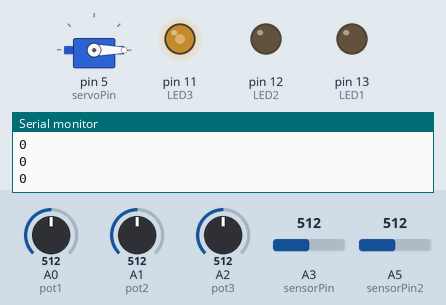
A sketch run on a simulated Arduino Uno, built with avr-gcc and run on an emulated ATmega328P. On the bench: servo, output pins drawn as LEDs (lit = HIGH), the last lines printed to the serial monitor. The inputs (shaded band) are chosen by the test bench; at power-on: A3 (sensorPin) = 512, A0 (pot1) = 512, A1 (pot2) = 512, A2 (pot3) = 512, A5 (sensorPin2) = 512.

Above: at 1.2 s.
1.3 s: A3 (sensorPin) set to 528
At 2.2 s:
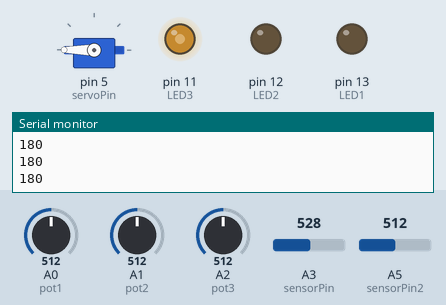
2.8 s: A0 (pot1) set to 521
At 3.8 s:
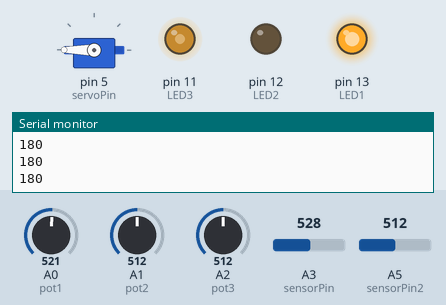
4.3 s: A1 (pot2) set to 531
At 5.4 s:
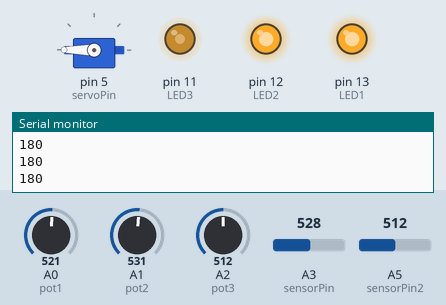
5.8 s: A2 (pot3) set to 716
At 7.0 s:
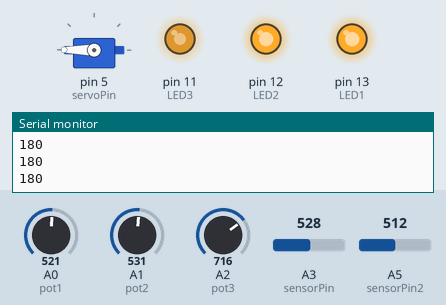
7.3 s: A5 (sensorPin2) set to 716
At 8.5 s:
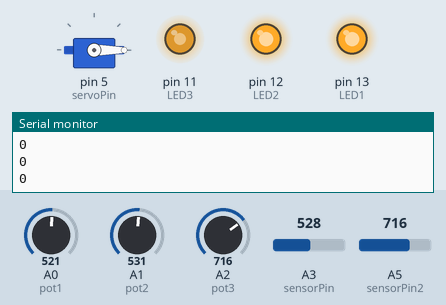
8.8 s: A0 (pot1) set to 306
At 10.2 s:
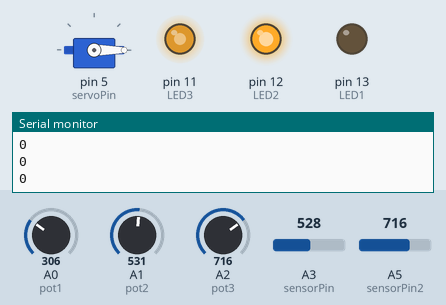
Timing chart, 0 to 11.3 s (numbered marks = the images above; inputs shaded):
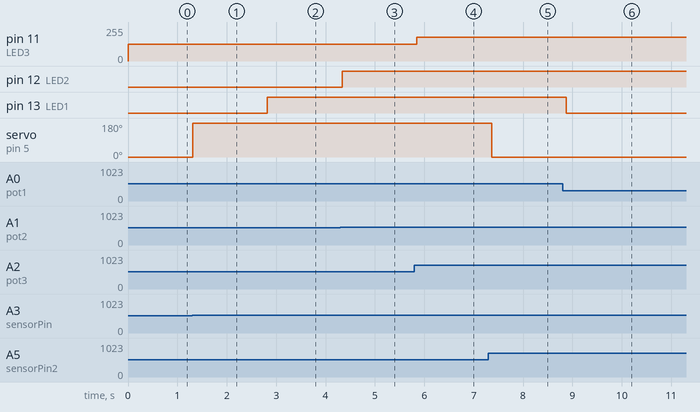

The sketch:

midterm.ino
```cpp
#include <Servo.h> //from "Knob" code examples

Servo myservo;

// 3 potentiometers to control the color of the RGB LED
int pot1 = A0; //potentiometer 1 to A0
int pot2 = A1; //potentiometer 2 to A1
int pot3 = A2; //potentiometer 3 to A2

// RGB LED
int LED1 = 13; //led G to 13
int LED2 = 12; //led R to 12
int LED3 = 11; //led B to 11

const int inMinVal = 0, inMaxVal = 1023;  // Values that define the maximum and minimum value returned from the potentiometer reading

int sensorPin = A3; // analog pin used to connect potentiometer 1
int sensorPin2 = A5; // analog pin used to connect potentiometer 2
int servoPin  = 5; //servo to 5

int sensorValue = 0;
int servoGrad = 90;

void setup() {
  // put your setup code here, to run once:
  Serial.begin(9600);
  // Loop on all pins ( 3 values: Red, Green and Blue )
  pinMode(pot1, INPUT);
  pinMode(pot2, INPUT);
  pinMode(pot3, INPUT);
  pinMode(LED1, OUTPUT);
  pinMode(LED2, OUTPUT);
  pinMode(LED3, OUTPUT);
  pinMode( sensorPin, INPUT);
  pinMode( sensorPin2, INPUT);
  myservo.attach( servoPin );
  myservo.write( servoGrad );
  Serial.begin(9600);
}

void loop() {
  // put your main code here, to run repeatedly:
  int TMP1 = analogRead(A0);
  int TMP2 = analogRead(A1);
  int TMP3 = analogRead(A2);

// Using potentiometers to control RGB LED color range
  int new1 = map(TMP1, 0, 1023, 0, 255);
  int new2 = map(TMP2, 0, 1023, 0, 255);
  int new3 = map(TMP3, 0, 1023, 0, 255);

// enables A0 potentiometer to control LED G, enables A1 potentiometer to control LED R, enables A2 potentiometer to control LED B
  analogWrite(LED1, new1);
  analogWrite(LED2, new2);
  analogWrite(LED3, new3);

// Used to check if the potentiometers work using serial monitor
  //  Serial.print("potentiometer1 = ");
  //  Serial.print(TMP1);
  //  Serial.print(" | ");
  //  Serial.print("potentiometer2 = ");
  //  Serial.print(TMP2);
  //  Serial.print(" | ");
  //  Serial.print("potentiometer3 = ");
  //  Serial.println(TMP3);
  int tmp1 = analogRead(A3);
  // Serial.print(tmp1);
  int tmp2 = analogRead(A5);
  // Serial.print("\t");
  //  Serial.println(tmp2);

// allows for the servo motor to rotate 180degress when light is shone on one potentiometer and 0degree when the light is shone on the second potentiometer.
  if (tmp1 > tmp2)
  {
    Serial.println("180");
    myservo.write(180); // sets the servo position according to the scaled value which is 180
  }
  else
  {
    Serial.println("0");
    myservo.write(0); // sets the servo position according to the scaled value which is 0
  }
  //100ms delay
  delay(100); //// waits for the servo to get there
}

// REFERENCE
// https://www.hackster.io/Rick_Findus/arduino-sunflower-c4fd84 inspiration
// https://create.arduino.cc/projecthub/shakram02/arduino-color-mixer-d6264a?ref=tag&ref_id=games&offset=44 inspiration
// "sweep" from example code servo to enable the sunflower to rotate
```

Measured:
- the behaviour switches between 512 and 513 on A3 (sensorPin) (found by bisection; images 0 and 1)
- the behaviour switches between 513 and 514 on A0 (pot1) (found by bisection; images 1 and 2)
- the behaviour switches between 513 and 514 on A1 (pot2) (found by bisection; images 2 and 3)
- after the input at 1.3 s, servo on pin 5 (servoPin): 0° → 180° at once
- after the input at 2.8 s, pin 13 (LED1): LOW → HIGH at once
- after the input at 4.3 s, pin 12 (LED2): LOW → HIGH at once
- after the input at 5.8 s, pin 11 (LED3): 127/255 → 178/255 after 0.05 s
- after the input at 7.3 s, servo on pin 5 (servoPin): 180° → 0° after 0.06 s
- after the input at 8.8 s, pin 13 (LED1): HIGH → LOW after 0.07 s
